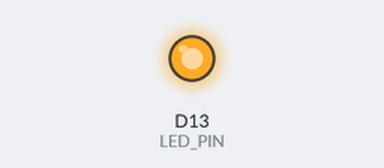
Bench run of a sketch on a simulated Arduino Nano 33 IoT. On the bench: output pins drawn as LEDs (lit = HIGH).

Above: at 0.5 s.
At 34.7 s:
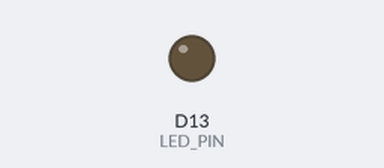
Timing chart, 0 to 38.4 s (numbered marks = the images above):
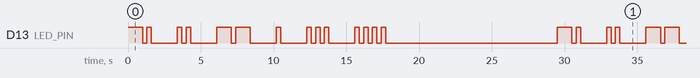

The sketch:

Untitled_mar09a.ino
```cpp
#include "arduino_secrets.h"
// LED pin (D13)
#define LED_PIN 13

// Timing
#define DOT_DURATION 300   // 0.3 sec for dot
#define DASH_DURATION 1000 // 1 sec for dash
#define LETTER_GAP 1500    // 1.5 sec between letters
#define SYMBOL_GAP 300     // 0.3 sec between symbols

void setup() {
  pinMode(LED_PIN, OUTPUT);
}

// Function to blink dot
void dot() {
  digitalWrite(LED_PIN, HIGH);
  delay(DOT_DURATION);
  digitalWrite(LED_PIN, LOW);
  delay(SYMBOL_GAP);
}

// Function to blink dash
void dash() {
  digitalWrite(LED_PIN, HIGH);
  delay(DASH_DURATION);
  digitalWrite(LED_PIN, LOW);
  delay(SYMBOL_GAP);
}

// Function to blink a letter in Morse code
void blinkLetter(const char *morse) {
  while (*morse) {
    if (*morse == '.') {
      dot();
    } else if (*morse == '-') {
      dash();
    }
    morse++;
  }
  delay(LETTER_GAP); // Wait between letters
}

void loop() {
  // Morse code for "NIMESH"
  blinkLetter("-.");   // N
  blinkLetter("..");   // I
  blinkLetter("--");   // M
  blinkLetter(".");    // E
  blinkLetter("...");  // S
  blinkLetter("...."); // H

  delay(10000); // Pause before repeating the name
}
```

arduino_secrets.h
```cpp
#define SECRET_OPTIONAL_PASS ""
#define SECRET_SSID ""
```

Measured:
- by itself, D13 (LED_PIN): moves between LOW and HIGH, repeating every 29.5 s
- by itself, everything shown: repeats every 29.5 s, in 28 steps
